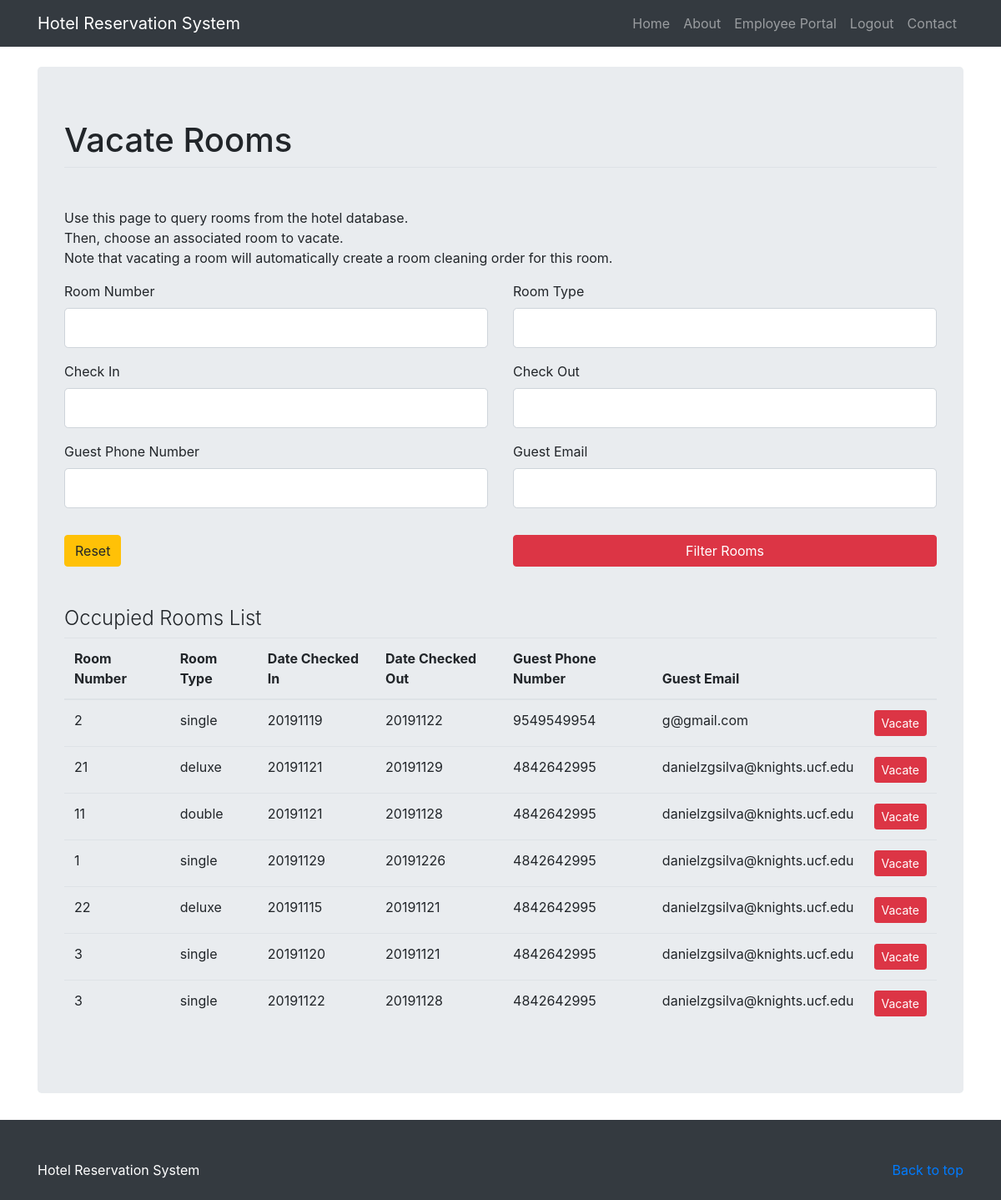
/vacate_room (signed in), run on an earlier commit of the app's database.
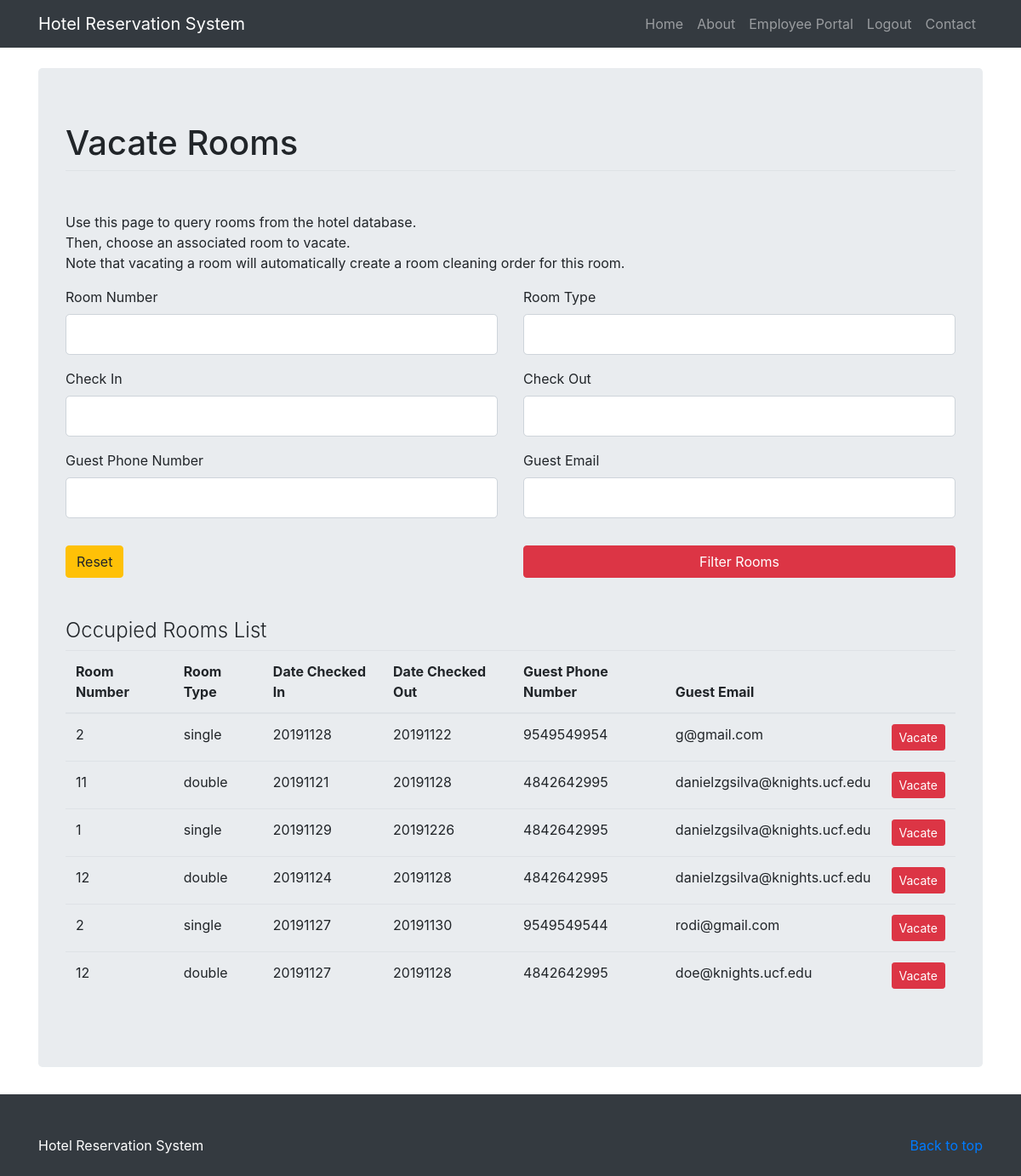
And on a later commit of the database.
### hotel_system/models.py (models this page shows, shortened)
class Reservation(db.Model):
    id = db.Column(db.Integer, primary_key=True)
    first_name = db.Column(db.String(120), nullable=False)
    last_name = db.Column(db.String(120), nullable=False)
    email = db.Column(db.String(120), nullable=False)
    phone = db.Column(db.String(12), nullable = False)
    date_created = db.Column(db.DateTime, nullable = False, default = datetime.utcnow)
    credit_card = db.Column(db.String(20), nullable = False)
    check_in = db.Column(db.Integer, nullable=False)
    check_out = db.Column(db.Integer, nullable=False)
    tv = db.Column(db.Boolean, nullable = False, default = False)
    wifi = db.Column(db.Boolean, nullable = False, default = False)
    pool = db.Column(db.Boolean, nullable = False, default = False)
    room_type = db.Column(db.String(6), nullable = False)
    room_num = db.Column(db.Integer)

### hotel_system/routes.py (the view, shortened to what this page needs)
@app.route('/vacate_room', methods=['GET', 'POST'])
def vacate_room():
    if not check_for_admin(current_user.admin_flag):
        flash(f'You must be an admin to access this page!','danger')
        return redirect(url_for('employee_portal'))
    form = VacateRoomForm()
    reservations = Reservation.query.filter(Reservation.check_in <= get_int_date(date.today())).all()
    return render_template('vacate_room.html', title="Vacate Room", form=form, reservations=reservations)

### hotel_system/forms.py (shortened to what this page needs)
class VacateRoomForm(FlaskForm):
    room_num = IntegerField('Room Number', validators=[Optional()])
    room_type = StringField('Room Type')
    check_in = IntegerField('Check In', validators=[Optional()])
    check_out = IntegerField('Check Out', validators=[Optional()])
    phone = StringField('Guest Phone Number', validators=[Optional()])
    email = StringField('Guest Email', validators=[Email(), Optional()])
    submit = SubmitField('Filter Rooms')

### hotel_system/models.py (called while the page is built)
@login_manager.user_loader
def load_employee(employee_id):
    return Employee.query.get(int(employee_id))

### hotel_system/routes.py (called while the page is built)
def check_for_admin(admin_flag):
    if admin_flag == False:
        return False
    else:
        return True

### hotel_system/utils.py (called while the page is built)
def get_int_date(date):
    if isinstance(date, int):
        return date
    date = int(str(date).replace('-', ''))
    return date

### hotel_system/templates/vacate_room.html (shortened to what the changed rows need)
{% extends "layout.html" %}
{% block content %}
<body>
    <main role="main">
        <div class="container"><br>
             <div class="jumbotron center">
         		<form action="" method="POST">
         			<fieldset class="form-group">
                <legend class ="border-bottom mb-4"><h1>Vacate Rooms</h1></legend><br>
         			</fieldset>
         		</form><br><br>
                <table class="table table-hover">
                      <thead>
                        <tr>
                          <th scope="col">Room Number</th>
                          <th scope="col">Room Type</th>
                          <th scope="col">Date Checked In</th>
                          <th scope="col">Date Checked Out</th>
                          <th scope="col">Guest Phone Number</th>
                          <th scope="col">Guest Email</th>
                          <th scope="col"></th>
                        </tr>
                      </thead>
                      <tbody>
                      {% for res in reservations %}
                        <tr>
                          <td>{{ res.room_num }}</td>
                          <td>{{ res.room_type }}</td>
                          <td>{{ res.check_in }}</td>
                          <td>{{ res.check_out }}</td>
                          <td>{{ res.phone }}</td>
                          <td>{{ res.email }}</td>
                          <td><a href="{{ url_for('vacate_room_helper', reservation=res.id, room_num = res.room_num) }}" class="btn btn-sm btn-rounded btn-danger">Vacate</a></td>
                        </tr>
                      {% endfor %}
                      </tbody>
                </table>
         	</div>
        </div>
    </main>
</body>
{% endblock %}

What changed in the data, as far as the page shows it:
removed Reservation: room_num "21", room_type "deluxe", check_in "20191121", check_out "20191129", phone "4842642995", email "danielzgsilva@knights.ucf.edu"
removed Reservation: room_num "22", room_type "deluxe", check_in "20191115", check_out "20191121", phone "4842642995", email "danielzgsilva@knights.ucf.edu"
removed Reservation: room_num "3", room_type "single", check_in "20191120", check_out "20191121", phone "4842642995", email "danielzgsilva@knights.ucf.edu"
changed Reservation "g@gmail.com": check_in "20191119" → "20191128"
changed Reservation (number 4 of 6 on the later page): room_num "3" → "12"; room_type "single" → "double"; check_in "20191122" → "20191124"
added Reservation: room_num "2", room_type "single", check_in "20191127", check_out "20191130", phone "9549549544", email "rodi@gmail.com"
added Reservation: room_num "12", room_type "double", check_in "20191127", check_out "20191128", phone "4842642995", email "doe@knights.ucf.edu"
